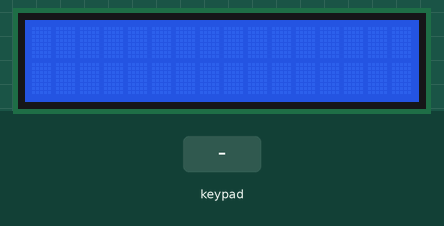
Recording of a sketch running on a simulated Arduino Mega 2560, built with avr-gcc and run on an emulated ATmega2560. On the bench: 16×2 character LCD. The inputs (shaded band) are chosen by the test bench.

Above: at 1.2 s.
1.3 s: keypad keys 3 9 4 0 4 1 4 2 * pressed 0.4 s apart
At 5.7 s:
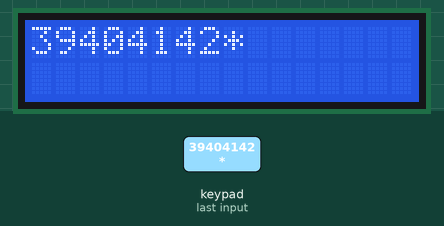
6.4 s: key '7' pressed
At 7.2 s:
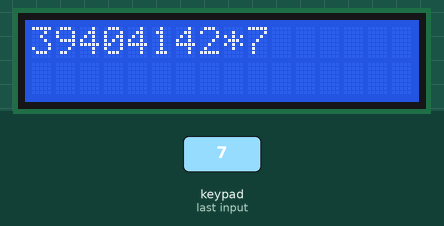
7.9 s: key '8' pressed
At 9.1 s:
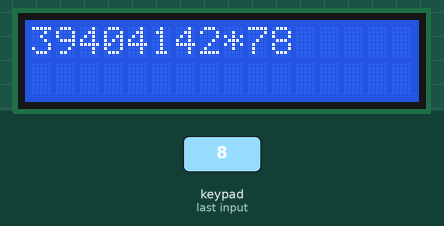
9.4 s: keypad keys 3 9 4 0 4 1 4 2 pressed 0.4 s apart
At 12.0 s:
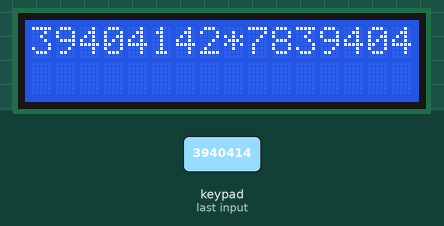
14.1 s: key 'C' pressed
At 14.4 s:
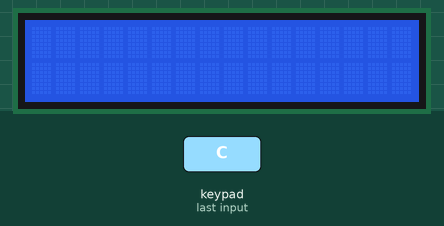
15.6 s: keypad keys 7 + 5 = pressed 0.4 s apart
At 17.4 s:
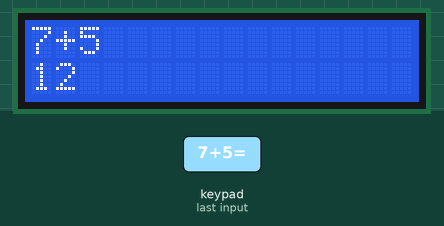
Timing chart, 0 to 18.9 s (numbered marks = the images above; inputs shaded):
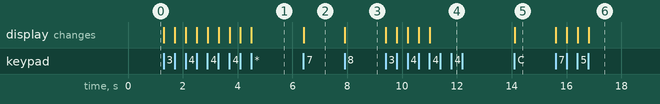

The sketch:

03.03.ino
```cpp
#include <LiquidCrystal.h>
#include <Keypad.h>

// LCD settup
#define ENB 12
#define RS 13
#define DB4 11
#define DB5 10
#define DB6 9
#define DB7 8

LiquidCrystal lcd(RS, ENB, DB4, DB5, DB6, DB7);

byte cursorPos = 0;
// End of LCD settup

// Keypad settup
const byte ROWS = 4; //four rows
const byte COLS = 4; //four columns
char keys[ROWS][COLS] = {
  {'7', '8', '9', '/'},
  {'4', '5', '6', '*'},
  {'1', '2', '3', '-'},
  {'C', '0', '=', '+'}
};
byte rowPins[ROWS] = {39, 40, 41, 42}; //connect to the row pinouts of the keypad
byte colPins[COLS] = {43, 44, 45, 46}; //connect to the column pinouts of the keypad

Keypad keypad = Keypad( makeKeymap(keys), rowPins, colPins, ROWS, COLS );
// End of Keypad settup

String opnd1;
String opnd2;
char optr;
int rslt;
bool op = false;
int op1;
int op2;

void setup() {
  // put your setup code here, to run once:
  lcd.begin(16, 2);
  lcd.clear();
  lcd.setCursor(0, 0);
}

void loop() {
  // put your main code here, to run repeatedly:
  char key = keypad.waitForKey();

  switch(key) {
    case 'C':
      lcd.clear();
      lcd.setCursor(0, 0);
      opnd1 = "";
      opnd2 = "";
      optr = "";
      op = false;
      break;
    case '=':
      op1 = opnd1.toInt();
      op2 = opnd2.toInt();
      switch(optr) {
        case '/':
          rslt = op1 / op2;
          break;
        case '*':
          rslt = op1 * op2;
          break;
        case '-':
          rslt = op1 - op2;
          break;
        case '+':
          rslt = op1 + op2;
        break;
      }
      lcd.setCursor(0, 1);
      lcd.print(rslt);
      break;
    default:
      if (key >= 48 && key <= 57) {
        if (!op)
          opnd1 += key;
        else
          opnd2 += key;

        lcd.print(key);
      }
      else if (!op) {
        optr = key;
        op = true;
        lcd.print(key);
      }
      break;
  }
}
```

Measured:
- after the input at 1.3 s, the display: first changes at once (image 1 shows a later state)
- after the input at 6.4 s, the display: changes at once (image 2)
- after the input at 7.9 s, the display: changes at once (image 3)
- after the input at 9.4 s, the display: first changes at once (image 4 shows a later state)
- after the input at 14.1 s, the display: changes at once (image 5)
- after the input at 15.6 s, the display: first changes at once (image 6 shows a later state)
